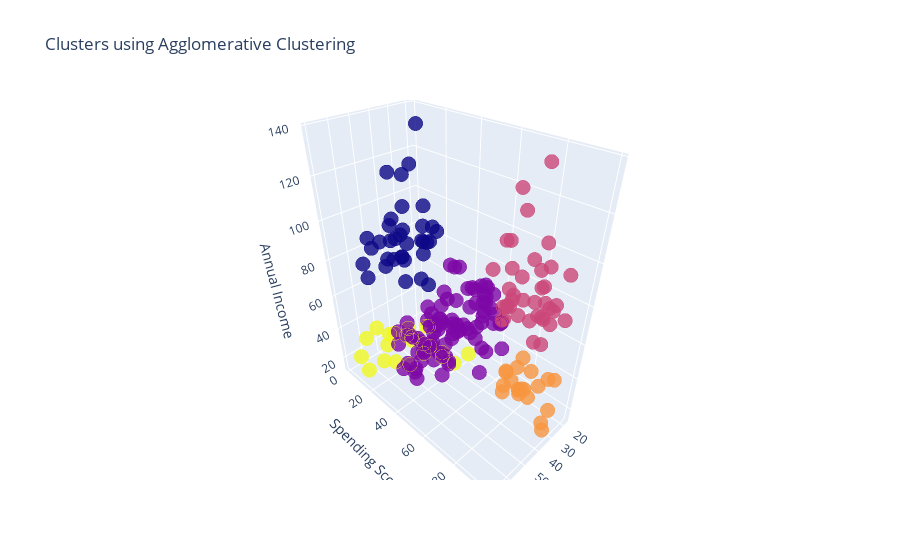

Notebook code for this chart:
### Code cell
trace1 = go.Scatter3d(
    x= df['Age'],
    y= df['Spending Score (1-100)'],
    z= df['Annual Income (k$)'],
    mode='markers',
     marker=dict(
        color = df['label1'], 
        size= 5,
        line=dict(
            color= df['label1'],
            width= 22
        ),
        opacity=0.8
     )
)
data = [trace1]
layout = go.Layout(
    title= 'Clusters using Agglomerative Clustering',
    scene = dict(
            xaxis = dict(title  = 'Age'),
            yaxis = dict(title  = 'Spending Score'),
            zaxis = dict(title  = 'Annual Income')
        )
)
fig = go.Figure(data=data, layout=layout)
py.offline.iplot(fig)

### Figure 1 — Plotly figure (JSON) as saved in the notebook; plotly's stock layout.template omitted (floating-point values rounded to 4 significant figures; data arrays with more than 128 entries replaced by an {"elided": "..."} marker saying what was removed)
{"data": [{"marker": {"color": {"elided": "200 int values"}, "line": {"color": {"elided": "200 int values"}, "width": 22}, "opacity": 0.8, "size": 5}, "mode": "markers", "type": "scatter3d", "x": {"elided": "200 int values"}, "y": {"elided": "200 int values"}, "z": {"elided": "200 int values"}}], "layout": {"scene": {"xaxis": {"title": {"text": "Age"}}, "yaxis": {"title": {"text": "Spending Score"}}, "zaxis": {"title": {"text": "Annual Income"}}}, "title": {"text": "Clusters using Agglomerative Clustering"}}}
